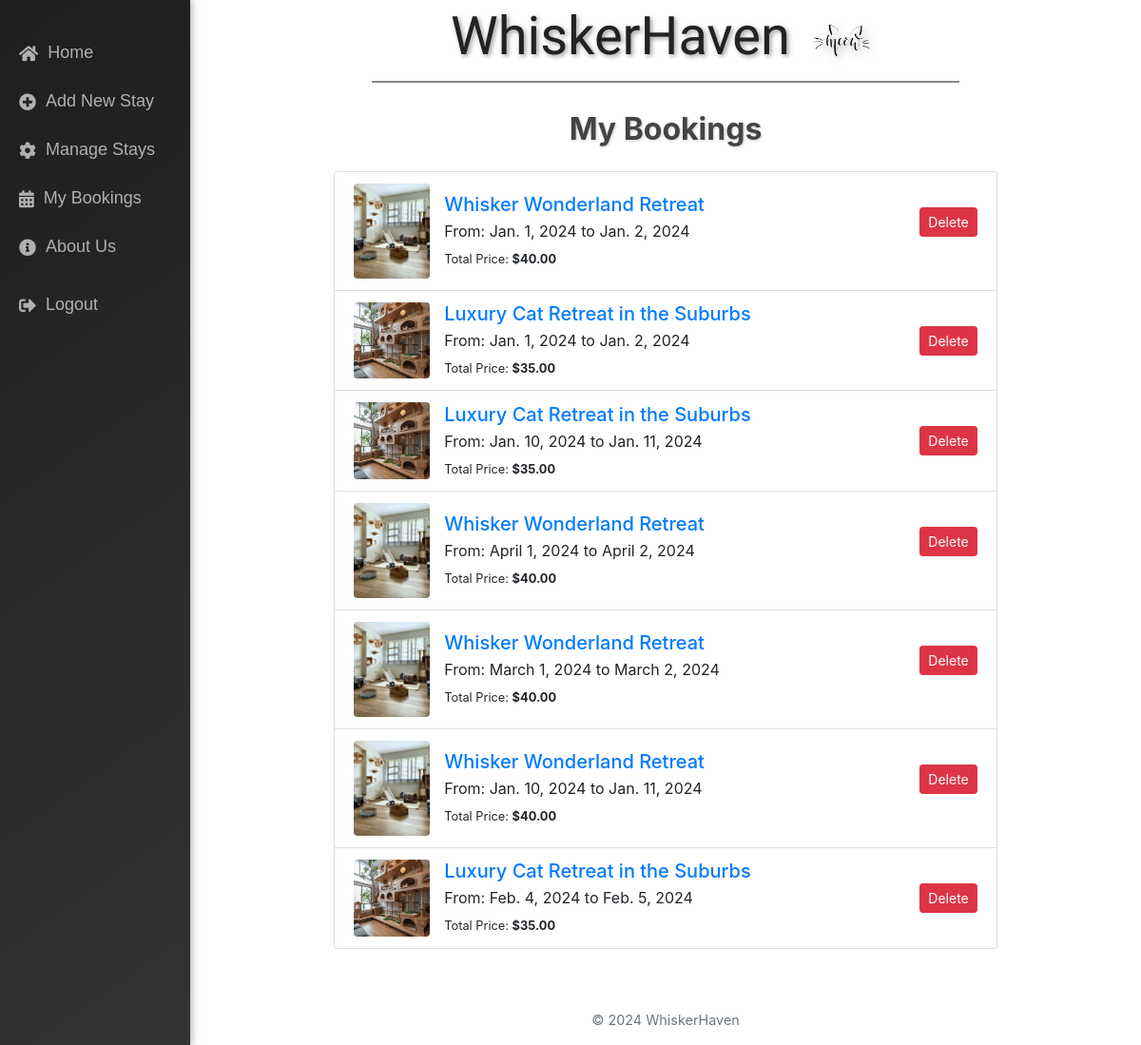
The app's page /my_bookings/ (signed in) with its own data.
### main/models.py (models this page shows, shortened)
class Booking(models.Model):
    listing = models.ForeignKey(Listing, on_delete=models.CASCADE)
    guest = models.ForeignKey(User, on_delete=models.CASCADE)
    start_date = models.DateField()
    end_date = models.DateField()
    total_price = models.DecimalField(max_digits=10, decimal_places=2)
    is_confirmed = models.BooleanField(default=False)
    class Meta:
        unique_together = ('listing', 'start_date', 'end_date')

class Listing(models.Model):
    host = models.ForeignKey(User, on_delete=models.CASCADE)
    title = models.CharField(max_length=200)
    description = models.TextField()
    price_per_day = models.DecimalField(max_digits=7, decimal_places=2)
    location = models.CharField(max_length=100)
    contact_number = models.CharField(max_length=15)
    image = models.ImageField(upload_to='images/', null=True, blank=True)
    available = models.BooleanField(default=True)
    created_at = models.DateTimeField(auto_now_add=True)

### main/views.py (the view)
# urls.py: path('my_bookings/', views.my_bookings, name='my_bookings'),
@login_required
def my_bookings(request):
    bookings = Booking.objects.filter(guest=request.user)
    return render(request, 'main/my_bookings.html', {'bookings': bookings})

### main/templates/main/my_bookings.html (shortened to what this page needs)
{% extends "main/base.html" %}
{% block content %}
<div class="container mt-4">
    <h2 class="text-center mb-4" style="color: #444444; text-shadow: 1px 1px 3px rgba(0, 0, 0, 0.2); font-weight: bold;">My Bookings</h2>
    {% if bookings %}
        <div class="list-group">
            {% for booking in bookings %}
                <div class="list-group-item d-flex justify-content-between align-items-start">
                    <div class="d-flex align-items-center">
                        {% if booking.listing.image %}
                            <img src="{{ booking.listing.image.url }}" alt="{{ booking.listing.title }}" style="width: 80px; height: auto; border-radius: 4px; margin-right: 15px;">
                        {% endif %}
                        <div>
                            <h5 class="mb-1">
                                <a href="{% url 'listing_detail' booking.listing.id %}" style="text-decoration: none; color: #007bff;">
                                    {{ booking.listing.title }}
                                </a>
                            </h5>
                            <p class="mb-1">From: {{ booking.start_date }} to {{ booking.end_date }}</p>
                            <small>Total Price: <strong>${{ booking.total_price }}</strong></small>
                        </div>
                    </div>
                    <form action="{% url 'delete_booking' booking.id %}" method="post" style="display:inline;">
                        <button type="submit" class="btn btn-danger btn-sm" style="margin-top: 25px;" onclick="return confirm('Are you sure you want to delete this booking?');">Delete</button>
                    </form>
                </div>
            {% endfor %}
        </div>
    {% else %}
        <div class="alert alert-info text-center" role="alert">
            No bookings yet.
        </div>
    {% endif %}
</div>
{% endblock %}

### records on screen
Booking: listing.image (picture), listing "Whisker Wonderland Retreat", start_date "Jan. 1, 2024", end_date "Jan. 2, 2024", total_price "40.00"
Booking: listing.image (picture), listing "Luxury Cat Retreat in the Suburbs", start_date "Jan. 1, 2024", end_date "Jan. 2, 2024", total_price "35.00"
Booking: listing.image (picture), listing "Luxury Cat Retreat in the Suburbs", start_date "Jan. 10, 2024", end_date "Jan. 11, 2024", total_price "35.00"
Booking: listing.image (picture), listing "Whisker Wonderland Retreat", start_date "April 1, 2024", end_date "April 2, 2024", total_price "40.00"
Booking: listing.image (picture), listing "Whisker Wonderland Retreat", start_date "March 1, 2024", end_date "March 2, 2024", total_price "40.00"
Booking: listing.image (picture), listing "Whisker Wonderland Retreat", start_date "Jan. 10, 2024", end_date "Jan. 11, 2024", total_price "40.00"
Booking: listing.image (picture), listing "Luxury Cat Retreat in the Suburbs", start_date "Feb. 4, 2024", end_date "Feb. 5, 2024", total_price "35.00"
